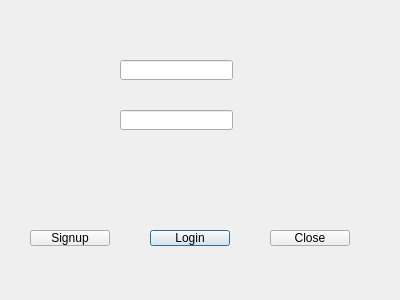
<?xml version="1.0" encoding="UTF-8"?>
<ui version="4.0">
 <class>loginDialog</class>
 <widget class="QDialog" name="loginDialog">
  <property name="geometry">
   <rect>
    <x>0</x>
    <y>0</y>
    <width>400</width>
    <height>300</height>
   </rect>
  </property>
  <property name="windowTitle">
   <string>Dialog</string>
  </property>
  <widget class="QLineEdit" name="lineEdit_userName">
   <property name="geometry">
    <rect>
     <x>120</x>
     <y>60</y>
     <width>113</width>
     <height>20</height>
    </rect>
   </property>
  </widget>
  <widget class="QLineEdit" name="lineEdit_Password">
   <property name="geometry">
    <rect>
     <x>120</x>
     <y>110</y>
     <width>113</width>
     <height>20</height>
    </rect>
   </property>
  </widget>
  <widget class="QPushButton" name="pushButton_login">
   <property name="geometry">
    <rect>
     <x>150</x>
     <y>230</y>
     <width>80</width>
     <height>16</height>
    </rect>
   </property>
   <property name="text">
    <string>Login</string>
   </property>
  </widget>
  <widget class="QPushButton" name="pushButton_exit">
   <property name="geometry">
    <rect>
     <x>270</x>
     <y>230</y>
     <width>80</width>
     <height>16</height>
    </rect>
   </property>
   <property name="text">
    <string>Close</string>
   </property>
  </widget>
  <widget class="QPushButton" name="pushButton_signUp">
   <property name="geometry">
    <rect>
     <x>30</x>
     <y>230</y>
     <width>80</width>
     <height>16</height>
    </rect>
   </property>
   <property name="text">
    <string>Signup</string>
   </property>
  </widget>
 </widget>
 <resources/>
 <connections/>
</ui>
